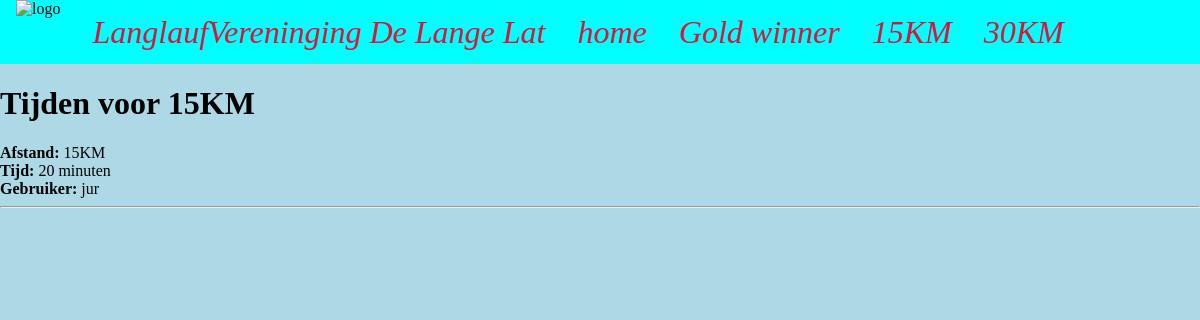
/tijden/15KM/, run on the app's committed database.
### base/models.py (models this page shows, shortened)
class Distance(models.Model):
    length = models.CharField(max_length=30, blank=True)
    full_name = models.CharField(max_length=30, blank=True)

class Time(models.Model):
    distance = models.ForeignKey(
        Distance, on_delete=models.CASCADE, null=False)
    time_in_minutes = models.IntegerField(blank=False,)
    date = models.DateField(blank=False,)
    user = models.ForeignKey(User, on_delete=models.CASCADE)
    approved = models.BooleanField(default=False)
    approved_by = models.ForeignKey(User, on_delete=models.CASCADE,
                                    related_name='approved_by', null=True, blank=True)

### base/views.py (the view)
# urls.py: path('tijden/<str:length>/', views.times_by_length, name='times_by_length'),
def times_by_length(request, length):
    length = request.GET.get('length', length)
    distance = get_object_or_404(Distance, length=length)
    times = Time.objects.filter(distance=distance)
    return render(request, 'base/times_by_length.html', {
        'times': times,
        'length': length,
    })

### base/templates/base/times_by_length.html
{% extends 'base/base.html' %}
{% block content %}
  <h1>Tijden voor {{ length }}</h1>
  {% for time in times %}
    <div>
      <strong>Afstand:</strong> {{ time.distance.length }}<br>
      <strong>Tijd:</strong> {{ time.time_in_minutes }} minuten<br>
      <strong>Gebruiker:</strong> {{ time.user.username }}
    </div>
    <hr>
  {% empty %}
    <p>Geen tijden beschikbaar voor deze afstand.</p>
  {% endfor %}
{% endblock %}

### base/static/base/css/styles.css (style rules this page uses)
body { background-color: lightblue; }

### base/static/base/css/menu.css (style rules this page uses)
body { margin: 0; }

### data on the page
Distance: length "15KM"
Time: distance.length "15KM", time_in_minutes "20", user.username "jur"
